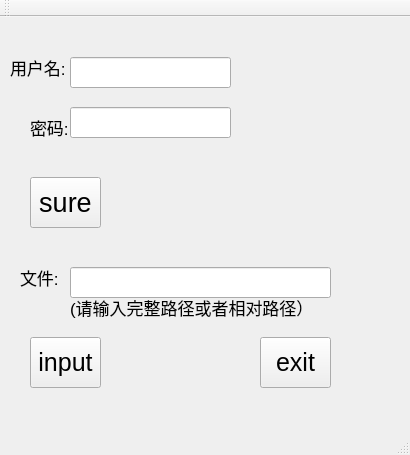
<?xml version="1.0" encoding="UTF-8"?>
<ui version="4.0">
 <class>MainWindow</class>
 <widget class="QMainWindow" name="MainWindow">
  <property name="windowModality">
   <enum>Qt::ApplicationModal</enum>
  </property>
  <property name="enabled">
   <bool>true</bool>
  </property>
  <property name="geometry">
   <rect>
    <x>0</x>
    <y>0</y>
    <width>410</width>
    <height>455</height>
   </rect>
  </property>
  <property name="sizePolicy">
   <sizepolicy hsizetype="MinimumExpanding" vsizetype="MinimumExpanding">
    <horstretch>0</horstretch>
    <verstretch>0</verstretch>
   </sizepolicy>
  </property>
  <property name="minimumSize">
   <size>
    <width>410</width>
    <height>455</height>
   </size>
  </property>
  <property name="maximumSize">
   <size>
    <width>410</width>
    <height>455</height>
   </size>
  </property>
  <property name="font">
   <font>
    <pointsize>12</pointsize>
   </font>
  </property>
  <property name="windowTitle">
   <string>relock</string>
  </property>
  <widget class="QWidget" name="centralWidget">
   <widget class="QPushButton" name="pushButton">
    <property name="geometry">
     <rect>
      <x>30</x>
      <y>160</y>
      <width>71</width>
      <height>51</height>
     </rect>
    </property>
    <property name="font">
     <font>
      <pointsize>20</pointsize>
     </font>
    </property>
    <property name="text">
     <string>sure</string>
    </property>
   </widget>
   <widget class="QPushButton" name="pushButton_2">
    <property name="geometry">
     <rect>
      <x>260</x>
      <y>320</y>
      <width>71</width>
      <height>51</height>
     </rect>
    </property>
    <property name="sizePolicy">
     <sizepolicy hsizetype="Ignored" vsizetype="Ignored">
      <horstretch>0</horstretch>
      <verstretch>0</verstretch>
     </sizepolicy>
    </property>
    <property name="font">
     <font>
      <pointsize>19</pointsize>
     </font>
    </property>
    <property name="text">
     <string>exit</string>
    </property>
   </widget>
   <widget class="QPushButton" name="pushButton_3">
    <property name="geometry">
     <rect>
      <x>30</x>
      <y>320</y>
      <width>71</width>
      <height>51</height>
     </rect>
    </property>
    <property name="font">
     <font>
      <pointsize>19</pointsize>
     </font>
    </property>
    <property name="text">
     <string>input</string>
    </property>
   </widget>
   <widget class="QLabel" name="label">
    <property name="geometry">
     <rect>
      <x>10</x>
      <y>40</y>
      <width>61</width>
      <height>21</height>
     </rect>
    </property>
    <property name="font">
     <font>
      <pointsize>13</pointsize>
     </font>
    </property>
    <property name="text">
     <string>用户名:</string>
    </property>
   </widget>
   <widget class="QLabel" name="label_2">
    <property name="geometry">
     <rect>
      <x>30</x>
      <y>100</y>
      <width>51</width>
      <height>20</height>
     </rect>
    </property>
    <property name="font">
     <font>
      <pointsize>13</pointsize>
     </font>
    </property>
    <property name="text">
     <string>密码:</string>
    </property>
   </widget>
   <widget class="QLineEdit" name="line1">
    <property name="geometry">
     <rect>
      <x>70</x>
      <y>40</y>
      <width>161</width>
      <height>31</height>
     </rect>
    </property>
   </widget>
   <widget class="QLineEdit" name="line2">
    <property name="geometry">
     <rect>
      <x>70</x>
      <y>90</y>
      <width>161</width>
      <height>31</height>
     </rect>
    </property>
   </widget>
   <widget class="QLineEdit" name="line3">
    <property name="geometry">
     <rect>
      <x>70</x>
      <y>250</y>
      <width>261</width>
      <height>31</height>
     </rect>
    </property>
   </widget>
   <widget class="QLabel" name="label_3">
    <property name="geometry">
     <rect>
      <x>20</x>
      <y>250</y>
      <width>51</width>
      <height>20</height>
     </rect>
    </property>
    <property name="font">
     <font>
      <pointsize>13</pointsize>
     </font>
    </property>
    <property name="text">
     <string>文件:</string>
    </property>
   </widget>
   <widget class="QLabel" name="label_4">
    <property name="geometry">
     <rect>
      <x>70</x>
      <y>280</y>
      <width>261</width>
      <height>21</height>
     </rect>
    </property>
    <property name="font">
     <font>
      <pointsize>13</pointsize>
     </font>
    </property>
    <property name="text">
     <string>(请输入完整路径或者相对路径）</string>
    </property>
   </widget>
  </widget>
  <widget class="QMenuBar" name="menuBar">
   <property name="geometry">
    <rect>
     <x>0</x>
     <y>0</y>
     <width>410</width>
     <height>27</height>
    </rect>
   </property>
  </widget>
  <widget class="QToolBar" name="mainToolBar">
   <attribute name="toolBarArea">
    <enum>TopToolBarArea</enum>
   </attribute>
   <attribute name="toolBarBreak">
    <bool>false</bool>
   </attribute>
  </widget>
  <widget class="QStatusBar" name="statusBar"/>
 </widget>
 <layoutdefault spacing="6" margin="11"/>
 <resources/>
 <connections/>
</ui>
